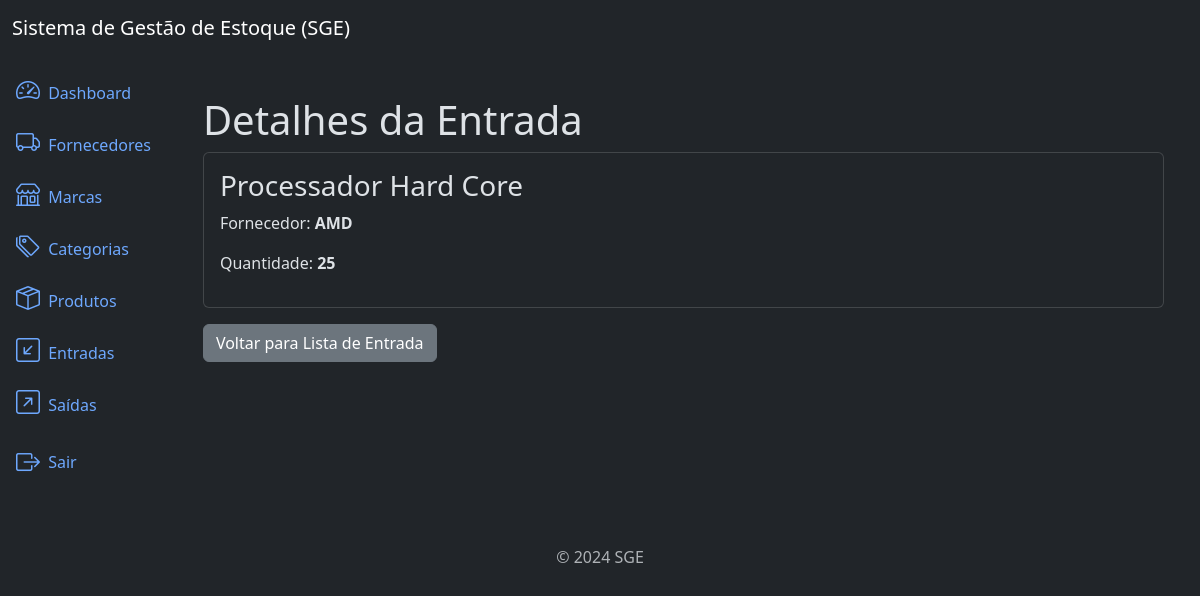
/inflows/4/detail/ (signed in), run on the app's committed database.
### inflows/models.py (models this page shows, shortened)
class Inflow(models.Model):
    supplier = models.ForeignKey(Supplier, on_delete=models.PROTECT, related_name='inflows')
    product = models.ForeignKey(Product, on_delete=models.PROTECT, related_name='inflows')
    quantity = models.IntegerField()
    description = models.TextField(null=True, blank=True)
    created_at = models.DateTimeField(auto_now_add=True)
    updated_at = models.DateTimeField(auto_now=True)
    class Meta:
        ordering = ['-created_at']

### products/models.py (models this page shows)
class Product(models.Model):
    title = models.CharField(max_length=500)
    category = models.ForeignKey(Category, on_delete=models.PROTECT, related_name='products')
    brand = models.ForeignKey(Brand, on_delete=models.PROTECT, related_name='products')
    description = models.TextField(null=True, blank=True)
    serie_number = models.CharField(max_length=200, null=True, blank=True)
    cost_price = models.DecimalField(max_digits=20, decimal_places=2)
    selling_price = models.DecimalField(max_digits=20, decimal_places=2)
    quantity = models.IntegerField(default=0)
    created_at = models.DateTimeField(auto_now_add=True)
    updated_at = models.DateTimeField(auto_now=True)
    class Meta:
        ordering = ['title']
    def __str__(self):
        return self.title

### suppliers/models.py (models this page shows)
class Supplier(models.Model):
    name = models.CharField(max_length=500)
    description = models.TextField(null=True, blank=True)
    created_at = models.DateTimeField(auto_now_add=True)
    updated_at = models.DateTimeField(auto_now=True)
    class Meta:
        ordering = ['name']
    def __str__(self):
        return self.name

### inflows/views.py (the view)
# urls.py: path('inflows/<int:pk>/detail/', InflowDetailView.as_view(), name='inflow_detail'),
class InflowDetailView(LoginRequiredMixin, PermissionRequiredMixin, DetailView):
    model = Inflow
    template_name = 'inflow_detail.html'
    permission_required = 'inflows.view_inflow'

### inflows/templates/inflow_detail.html (shortened to what this page needs)
{% extends 'base.html' %}
{% block content %}
<div class="container mt-4">
    <h3 class="display-6">Detalhes da Entrada</h3>
    <div class="card">
        <div class="card-body">
            <h3 class="card-title">
                {{ object.product }}
            </h3>
            <p class="card-text">
                Fornecedor: <strong>{{ object.supplier }}</strong>
            </p>
            <p class="card-text">
                Quantidade: <strong>{{ object.quantity }}</strong>
            </p>
        </div>
    </div>
    <a href="{% url 'inflow_list' %}" class="btn btn-secondary mt-3">Voltar para Lista de Entrada</a>
</div>
{% endblock %}

### data on the page
Inflow: product "Processador Hard Core", supplier "AMD", quantity "25"
